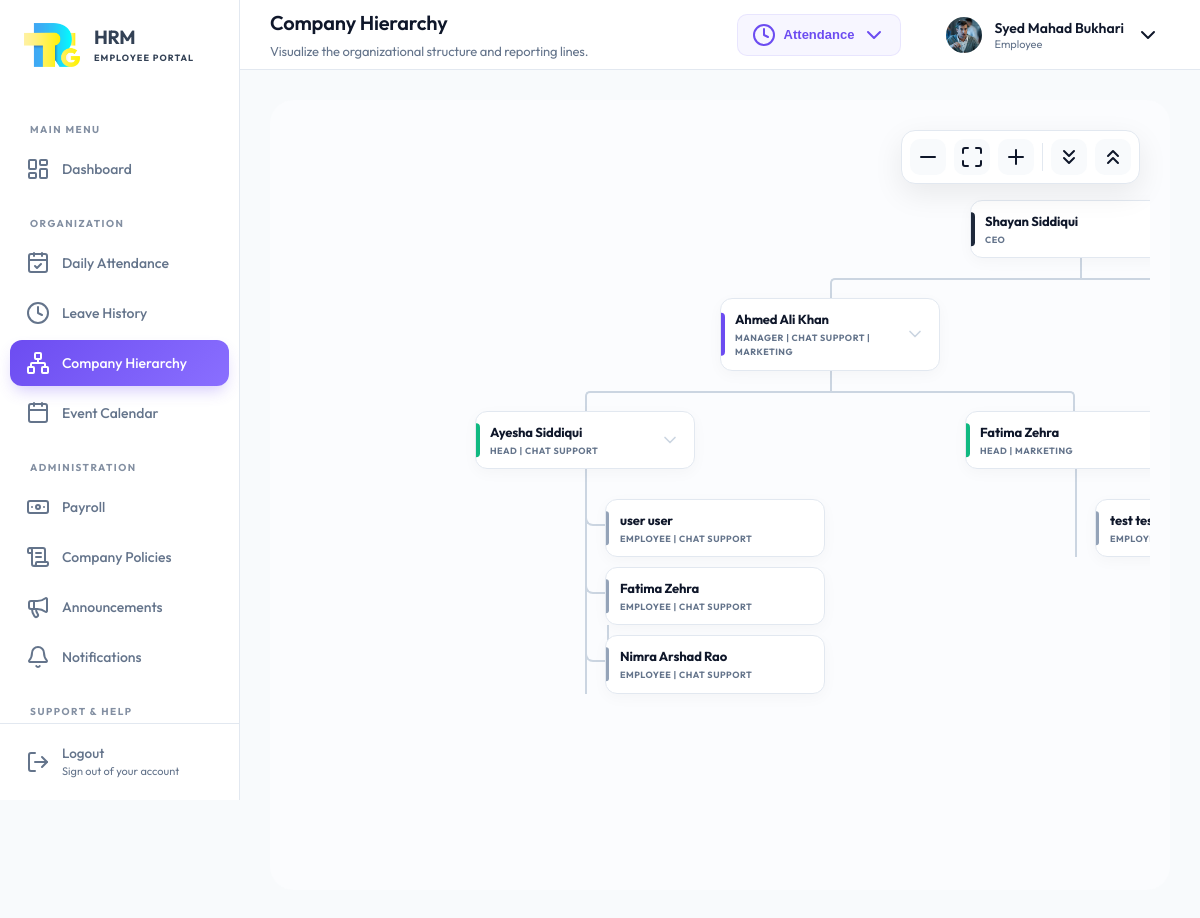
Page /user/hierarchy.php (signed in) on the committed database.
### tables this page shows
CREATE TABLE `employees` (
  `id` int(11) NOT NULL,
  `first_name` varchar(50) NOT NULL,
  `middle_name` varchar(50) DEFAULT NULL,
  `last_name` varchar(50) NOT NULL,
  `email` varchar(100) NOT NULL,
  `password` varchar(255) NOT NULL,
  `role` enum('Admin','HR','Employee') DEFAULT 'Employee',
  `gender` enum('Male','Female','Other') DEFAULT NULL,
  `dob` date DEFAULT NULL,
  `phone` varchar(25) DEFAULT NULL,
  `cnic_number` varchar(25) DEFAULT NULL,
  `address` text DEFAULT NULL,
  `emergency_contact` varchar(25) DEFAULT NULL,
  `emergency_relation` varchar(50) DEFAULT NULL,
  `department_id` int(11) DEFAULT NULL,
  `shift_id` int(11) DEFAULT NULL,
  `job_title` varchar(100) DEFAULT NULL,
  `job_type` enum('Permanent','Probation','Internship') DEFAULT 'Permanent',
  `salary` decimal(12,2) DEFAULT 0.00,
  `joining_date` date DEFAULT NULL,
  `status` enum('Pending','Active','On Leave','Terminated','Exit') DEFAULT 'Pending',
  `id_card_path` varchar(255) DEFAULT NULL,
  `other_docs` text DEFAULT NULL,
  `resume_path` varchar(255) DEFAULT NULL,
  `profile_pic` varchar(255) DEFAULT NULL,
  `created_at` timestamp NOT NULL DEFAULT current_timestamp(),
  `updated_at` timestamp NULL DEFAULT NULL ON UPDATE current_timestamp(),
  `deleted_at` timestamp NULL DEFAULT NULL
);

CREATE TABLE `departments` (
  `id` int(11) NOT NULL,
  `name` varchar(100) NOT NULL,
  `manager` int(11) DEFAULT NULL,
  `head` int(11) DEFAULT NULL,
  `created_at` timestamp NOT NULL DEFAULT current_timestamp(),
  `updated_at` timestamp NULL DEFAULT NULL ON UPDATE current_timestamp(),
  `deleted_at` timestamp NULL DEFAULT NULL
);

### user/hierarchy.php (the view, shortened to what this page needs)
<?php
$page_title = "Company Hierarchy";
$page_subtitle = "Visualize the organizational structure and reporting lines.";
include 'includes/header.php';
?>
<?php include 'includes/sidebar.php'; ?>
<div class="hierarchy-page-wrapper">
    <div class="hierarchy-controls">
        <button id="zoomOut" class="control-btn" title="Zoom Out"><i data-lucide="minus"></i></button>
        <button id="zoomReset" class="control-btn" title="Reset Zoom"><i data-lucide="maximize"></i></button>
        <button id="zoomIn" class="control-btn" title="Zoom In"><i data-lucide="plus"></i></button>
        <button id="expandAll" class="control-btn" title="Expand All"><i data-lucide="chevrons-down"></i></button>
        <button id="collapseAll" class="control-btn" title="Collapse All"><i data-lucide="chevrons-up"></i></button>
    </div>
    <div class="hierarchy-container" id="hierarchyContainer">
        <div class="hierarchy-canvas" id="hierarchyCanvas">
            <ul class="tree">
                <li>
                    <div class="hier-node root ceo" onclick="toggleNode(this)">
                        <div class="hier-info">
                            <h4>Shayan Siddiqui</h4>
                            <p>CEO</p>
                        </div>
                    </div>
                    <ul>
                        <?php
                        $deptStmt = $pdo->query("
                            SELECT d.id, d.name, d.manager as manager_id,
                                   CONCAT_WS(' ', em.first_name, NULLIF(em.middle_name, ''), em.last_name) as manager_fullname,
                                   d.head as head_id,
                                   CONCAT_WS(' ', eh.first_name, NULLIF(eh.middle_name, ''), eh.last_name) as head_fullname
                            FROM departments d
                            LEFT JOIN employees em ON d.manager = em.id
                            LEFT JOIN employees eh ON d.head = eh.id
                            WHERE d.deleted_at IS NULL
                            ORDER BY manager_fullname ASC, d.name ASC
                        ");
                        $all_depts = $deptStmt->fetchAll();
                        $groupedManagers = [];
                        foreach ($all_depts as $dept) {
                            $m_id = $dept['manager_id'] ?: 'none';
                            if (!isset($groupedManagers[$m_id])) {
                                $groupedManagers[$m_id] = [
                                    'fullname' => $dept['manager_fullname'],
                                    'departments' => [],
                                    'dept_list' => []
                                ];
                            }
                            $groupedManagers[$m_id]['departments'][] = $dept;
                            $groupedManagers[$m_id]['dept_list'][] = $dept['name'];
                        }
                        foreach ($groupedManagers as $m_id => $data) {
                            $hasManager = ($m_id !== 'none');
                            if ($hasManager) { ?>
                                <li>
                                    <div class="hier-node cio" onclick="toggleNode(this)">
                                        <div class="hier-info">
                                            <h4><?php echo htmlspecialchars($data['fullname']); ?></h4>
                                            <p>Manager | <?php echo htmlspecialchars(implode(' | ', array_unique($data['dept_list']))); ?></p>
                                        </div>
                                        <div class="hier-toggle"><i data-lucide="chevron-down"></i></div>
                                    </div>
                                    <ul>
                            <?php }
                            foreach ($data['departments'] as $dept) {
                                if ($dept['head_id']) { ?>
                                    <li>
                                        <div class="hier-node manager" onclick="toggleNode(this)">
                                            <div class="hier-info">
                                                <h4><?php echo htmlspecialchars($dept['head_fullname']); ?></h4>
                                                <p>Head | <?php echo htmlspecialchars($dept['name']); ?></p>
                                            </div>
                                            <div class="hier-toggle"><i data-lucide="chevron-down"></i></div>
                                        </div>
                                        <?php
                                        $staffStmt = $pdo->prepare("SELECT CONCAT_WS(' ', first_name, NULLIF(middle_name, ''), last_name) as fullname FROM employees WHERE department_id = ? AND id NOT IN (?, ?) AND deleted_at IS NULL");
                                        $staffStmt->execute([$dept['id'], $dept['manager_id'] ?: 0, $dept['head_id']]);
                                        $staff = $staffStmt->fetchAll();
                                        if (!empty($staff)) {
                                            echo '<ul class="vertical-stack">';
                                            foreach ($staff as $s) {
                                                echo '<li><div class="hier-node staff"><div class="hier-info">';
                                                echo '<h4>' . htmlspecialchars($s['fullname']) . '</h4>';
                                                echo '<p>Employee | ' . htmlspecialchars($dept['name']) . '</p>';
                                                echo '</div></div></li>';
                                            }
                                            echo '</ul>';
                                        }
                                        ?>
                                    </li>
                                <?php }
                            }
                            if ($hasManager) echo '</ul></li>';
                        }
                        ?>
                    </ul>
                </li>
            </ul>
        </div>
    </div>
</div>
<?php include 'includes/footer.php'; ?>

### user/includes/sidebar.php (shortened to what this page needs)
<?php
$current_page = basename($_SERVER['PHP_SELF']);
$profile_pic = null;
if (!empty($_SESSION['user_id'])) {
    $stmt_pic = $pdo->prepare("SELECT profile_pic FROM employees WHERE id = ? AND deleted_at IS NULL LIMIT 1");
    $stmt_pic->execute([$_SESSION['user_id']]);
    $profile_pic = $stmt_pic->fetchColumn() ?: null;
}
?>
<aside class="sidebar" id="sidebar">
    <div class="sidebar-logo">
        <a href="index.php" class="sidebar-logo-mark" aria-label="HRM Employee dashboard">
            <img src="../images/loginimage/logo.png" alt="Richmond Tech Group" class="sidebar-logo-img" width="44" height="44">
        </a>
        <div class="sidebar-brand-text">
            <span class="sidebar-brand-name">HRM</span>
            <span class="sidebar-brand-tag">Employee portal</span>
        </div>
    </div>
    <div class="sidebar-menu custom-scrollbar">
        <div class="menu-label">Main Menu</div>
        <div class="menu-item">
            <a href="index.php" class="menu-link <?= ($current_page == 'index.php') ? 'active' : '' ?>">
                <i data-lucide="layout-dashboard" size="18"></i>
                <span>Dashboard</span>
            </a>
        </div>
        <div class="menu-label">Organization</div>
        <div class="menu-item">
            <a href="daily-attendance.php" class="menu-link <?= ($current_page == 'daily-attendance.php') ? 'active' : '' ?>">
                <i data-lucide="calendar-check" size="18"></i>
                <span>Daily Attendance</span>
            </a>
        </div>
        <div class="menu-item">
            <a href="leave-management.php" class="menu-link <?= ($current_page == 'leave-management.php') ? 'active' : '' ?>">
                <i data-lucide="clock" size="18"></i>
                <span>Leave History</span>
            </a>
        </div>
        <div class="menu-item">
            <a href="hierarchy.php" class="menu-link <?= ($current_page == 'hierarchy.php') ? 'active' : '' ?>">
                <i data-lucide="network" size="18"></i>
                <span>Company Hierarchy</span>
            </a>
        </div>
        <div class="menu-item">
            <a href="event-calendar.php" class="menu-link <?= ($current_page == 'event-calendar.php') ? 'active' : '' ?>">
                <i data-lucide="calendar" size="18"></i>
                <span>Event Calendar</span>
            </a>
        </div>
        <div class="menu-label">Administration</div>
        <div class="menu-item">
            <a href="payroll.php" class="menu-link <?= ($current_page == 'payroll.php') ? 'active' : '' ?>">
                <i data-lucide="banknote" size="18"></i>
                <span>Payroll</span>
            </a>
        </div>
        <div class="menu-item">
            <a href="policies.php" class="menu-link <?= (in_array($current_page, ['policies.php', 'policy-detail.php'], true)) ? 'active' : '' ?>">
                <i data-lucide="scroll-text" size="18"></i>
                <span>Company Policies</span>
            </a>
        </div>
        <div class="menu-item">
            <a href="announcements.php" class="menu-link <?= ($current_page == 'announcements.php') ? 'active' : '' ?>">
                <i data-lucide="megaphone" size="18"></i>
                <span>Announcements</span>
            </a>
        </div>
        <div class="menu-item">
            <a href="notifications.php" class="menu-link <?= ($current_page == 'notifications.php') ? 'active' : '' ?>">
                <i data-lucide="bell" size="18"></i>
                <span>Notifications</span>
            </a>
        </div>
        <div class="menu-label">Support & Help</div>
    </div>
    <div class="sidebar-footer">
        <div class="menu-item m-0">
            <a href="../logout.php" class="menu-link danger menu-link--logout-stack">
                <i data-lucide="log-out" size="18"></i>
                <span class="menu-link__logout-stack">
                    <span class="menu-link__logout-title">Logout</span>
                    <span class="menu-link__logout-sub">Sign out of your account</span>
                </span>
            </a>
        </div>
    </div>
</aside>
<main class="main-wrapper">
    <header class="top-bar">
        <div class="page-title">
            <div class="title-meta">
                <h2><?= isset($page_title) ? $page_title : ucwords(str_replace(['.php', '-'], ['', ' '], $current_page)) ?></h2>
                <?php if(isset($page_subtitle)): ?>
                    <p class="font-13 text-light mt-2"><?= $page_subtitle ?></p>
                <?php endif; ?>
            </div>
        </div>
        <div class="top-actions">
            <div class="attendance-dropdown" id="attendanceDropdown">
                <button class="attendance-toggle" id="attendanceToggle">
                    <i data-lucide="clock" size="18"></i>
                    <span>Attendance</span>
                    <i data-lucide="chevron-down" size="14"></i>
                </button>
            </div>
            <div class="user-profile-dropdown" id="userProfileDropdown">
                <button type="button" class="user-profile user-profile-toggle" id="userProfileToggle" aria-haspopup="true" aria-expanded="false">
                    <?php
                    $avatar_path = $profile_pic ? '../' . $profile_pic : '../images/profile-image/default-avatar.svg';
                    ?>
                    <img src="<?= $avatar_path ?>" alt="Employee" class="user-avatar"
                         onerror="this.src='../images/profile-image/default-avatar.svg'">
                    <div class="user-info">
                        <span class="user-name"><?= htmlspecialchars($_SESSION['user_name'] ?? 'Employee', ENT_QUOTES, 'UTF-8') ?></span>
                        <span class="user-role"><?= htmlspecialchars($_SESSION['user_role'] ?? 'Staff', ENT_QUOTES, 'UTF-8') ?></span>
                    </div>
                    <i data-lucide="chevron-down" size="16" class="user-dropdown-chevron"></i>
                </button>
            </div>
        </div>
    </header>
    <div class="content-body">

### rows in the picture
employees: profile_pic (picture)
departments: head_fullname "Ayesha Siddiqui", name "CHAT SUPPORT", fullname "user user", fullname "Fatima Zehra", fullname "Nimra Arshad Rao"
departments: head_fullname "Fatima Zehra", name "MARKETING", fullname "test…"

### other values in the picture
$page_title "Company Hierarchy"
$page_subtitle "Visualize the organizational structure and reporting lines."
$_SESSION['user_name'] "Syed Mahad Bukhari"
$_SESSION['user_role'] "Employee"
$data['fullname'] "Ahmed Ali Khan"
implode(' | ', array_unique($data['dept_list'])) "CHAT SUPPORT | MARKETING"
